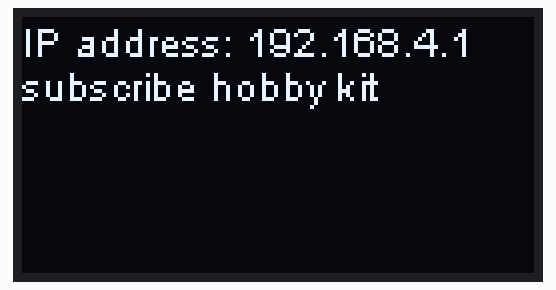
Simulated run of this sketch. Board: ESP8266 (NodeMCU). On the bench: 128×64 one-colour display.

Above: at 0.6 s.

The sketch:

oled__web_message.ino
```cpp
#include <ESP8266WiFi.h>
#include <ESP8266WebServer.h>
#include <SPI.h>
#include <Wire.h>
#include "SSD1306Wire.h"
#include "SSD1306Spi.h"


SSD1306Wire  display(0x3c, D3, D4);

// Change here the ssid and password to your own.
const char *ssid = "hobby kit";
const char *password = "";


// Your webpage to show in string form.
String webPage = "<html>\
  <head>\
    <title>hobby kit Demo</title>\
  </head>\
  <body>\
    <h1>welcom to hobby kit</h1>\
    <p>You can enter text here and it will output on the oled screen </p>\
    <form action='http://192.168.4.1/submit' method='POST'>\
      Input: <input type='text' name='input'><br>\
      <input type='submit' value='Submit'>\
    </form>\
  </body>\
</html>";
ESP8266WebServer server(80); // webserver on port 80


// Send the webpage when going to ESP8266s ip address
void handleRoot() {
  server.send(200, "text/html", webPage);
}

// Handle the submit Button
void handleSubmit(){
  if (server.args() > 0 ) {
    for ( uint8_t i = 0; i < server.args(); i++ ) {
      if (server.argName(i) == "input") {
         // If the argumentName is input print out result on OLED Screen.
         display.clear();

         display.drawString(0,0, "IP address: " + WiFi.softAPIP().toString());
         display.drawString(0,11, "welcome to hobbykit " );
         display.drawString(0,20, "output: " + server.arg(i));
         display.display();
      }
    }
  }
  // Send the webpage again so users can enter text again.
  server.send(200, "text/html", webPage);
}

void setup() {
  // Init and flip the OLED display
  display.init();
  display.flipScreenVertically();
  // Set contrast and font
  display.setContrast(255);
  display.setFont(ArialMT_Plain_10);
  display.setTextAlignment(TEXT_ALIGN_LEFT);

  // Startup Wifi Access Point
  WiFi.softAP(ssid, password);
  delay(500);

  // Display some info on the OLED
  display.clear();
  display.drawString(0,0, "IP address: " + WiFi.softAPIP().toString()); // The Ip of the ESPitself so you know where to go when connected.
   display.drawString(0,11, "subscribe hobby kit" );
  display.display();

  // Start WebSockets on '/' and '/submit' for the form submit.
  server.on("/", handleRoot);
  server.on("/submit", handleSubmit);
  server.begin();
}

// handle websocket requests forever.
void loop() {
  server.handleClient();
}
```
